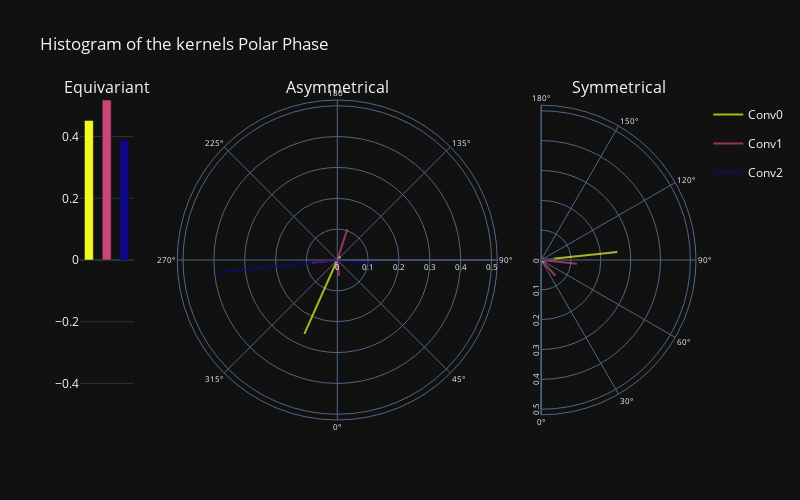

This figure's notebook cell:
### Code cell
SP1.plot_phases(normalize=True)

### Figure 1 — Plotly figure (JSON) as saved in the notebook; plotly's stock layout.template omitted (floating-point values rounded to 4 significant figures)
{"data": [{"marker": {"color": ["#f0f921", "#ca4679", "#0d0887"]}, "showlegend": false, "type": "bar", "width": 0.5, "x": ["Conv0", "Conv1", "Conv2"], "xaxis": "x", "y": [0.4526, 0.5186, 0.3879], "yaxis": "y"}, {"legendgroup": "Conv0", "line": {"color": "#f0f921"}, "mode": "lines", "name": "Conv0", "opacity": 0.7, "r": [0, 0, 0, 0, 0, 0, 0, 0, 0, 0, 0, 0, 0, 0, 0, 0, 0, 0, 0, 0, 0, 0, 0, 0.01481, 0, 0, 0, 0, 0, 0, 0, 0, 0, 0, 0, 0, 0, 0, 0, 0, 0, 0, 0, 0, 0, 0, 0, 0, 0, 0, 0, 0, 0, 0, 0, 0, 0.2622, 0, 0, 0], "showlegend": true, "subplot": "polar", "theta": [0, 6, 12, 18, 24, 30, 36, 42, 48, 54, 60, 66, 72, 78, 84, 90, 96, 102, 108, 114, 120, 126, 132, 138, 144, 150, 156, 162, 168, 174, 180, 186, 192, 198, 204, 210, 216, 222, 228, 234, 240, 246, 252, 258, 264, 270, 276, 282, 288, 294, 300, 306, 312, 318, 324, 330, 336, 342, 348, 354], "type": "scatterpolar"}, {"legendgroup": "Conv0", "line": {"color": "#f0f921"}, "mode": "lines", "name": "Conv0", "opacity": 0.7, "r": [0, 0, 0, 0, 0, 0, 0, 0, 0.01389, 0, 0, 0, 0, 0, 0, 0, 0.2566, 0, 0, 0, 0, 0, 0, 0, 0, 0, 0, 0, 0, 0], "showlegend": false, "subplot": "polar2", "theta": [0, 6, 12, 18, 24, 30, 36, 42, 48, 54, 60, 66, 72, 78, 84, 90, 96, 102, 108, 114, 120, 126, 132, 138, 144, 150, 156, 162, 168, 174], "type": "scatterpolar"}, {"legendgroup": "Conv1", "line": {"color": "#ca4679"}, "mode": "lines", "name": "Conv1", "opacity": 0.7, "r": [0, 0.05222, 0, 0, 0, 0, 0, 0, 0, 0, 0, 0, 0, 0, 0, 0, 0, 0, 0, 0, 0, 0, 0, 0, 0, 0, 0, 0.1052, 0, 0, 0, 0, 0, 0, 0, 0, 0, 0, 0, 0, 0, 0, 0, 0, 0, 0, 0.08303, 0, 0, 0, 0, 0, 0, 0, 0, 0, 0, 0, 0, 0.03048], "showlegend": true, "subplot": "polar", "theta": [0, 6, 12, 18, 24, 30, 36, 42, 48, 54, 60, 66, 72, 78, 84, 90, 96, 102, 108, 114, 120, 126, 132, 138, 144, 150, 156, 162, 168, 174, 180, 186, 192, 198, 204, 210, 216, 222, 228, 234, 240, 246, 252, 258, 264, 270, 276, 282, 288, 294, 300, 306, 312, 318, 324, 330, 336, 342, 348, 354], "type": "scatterpolar"}, {"legendgroup": "Conv1", "line": {"color": "#ca4679"}, "mode": "lines", "name": "Conv1", "opacity": 0.7, "r": [0, 0, 0, 0, 0, 0, 0, 0.07099, 0, 0, 0, 0, 0, 0, 0.1202, 0, 0, 0, 0, 0, 0, 0.009157, 0, 0, 0, 0.01002, 0, 0, 0, 0], "showlegend": false, "subplot": "polar2", "theta": [0, 6, 12, 18, 24, 30, 36, 42, 48, 54, 60, 66, 72, 78, 84, 90, 96, 102, 108, 114, 120, 126, 132, 138, 144, 150, 156, 162, 168, 174], "type": "scatterpolar"}, {"legendgroup": "Conv2", "line": {"color": "#0d0887"}, "mode": "lines", "name": "Conv2", "opacity": 0.7, "r": [0, 0, 0, 0, 0, 0, 0, 0, 0, 0.009939, 0, 0, 0, 0, 0.1432, 0, 0, 0.01727, 0, 0, 0, 0, 0, 0, 0, 0, 0, 0, 0, 0, 0, 0, 0, 0, 0, 0, 0, 0, 0, 0, 0, 0, 0, 0, 0, 0, 0.3876, 0, 0, 0, 0, 0, 0, 0, 0, 0, 0, 0, 0, 0], "showlegend": true, "subplot": "polar", "theta": [0, 6, 12, 18, 24, 30, 36, 42, 48, 54, 60, 66, 72, 78, 84, 90, 96, 102, 108, 114, 120, 126, 132, 138, 144, 150, 156, 162, 168, 174, 180, 186, 192, 198, 204, 210, 216, 222, 228, 234, 240, 246, 252, 258, 264, 270, 276, 282, 288, 294, 300, 306, 312, 318, 324, 330, 336, 342, 348, 354], "type": "scatterpolar"}, {"legendgroup": "Conv2", "line": {"color": "#0d0887"}, "mode": "lines", "name": "Conv2", "opacity": 0.7, "r": [0, 0, 0, 0, 0, 0.004254, 0, 0, 0, 0, 0, 0, 0, 0, 0, 0, 0.04461, 0, 0.004676, 0.0005163, 0, 0, 0, 0, 0, 0, 0, 0, 0, 0], "showlegend": false, "subplot": "polar2", "theta": [0, 6, 12, 18, 24, 30, 36, 42, 48, 54, 60, 66, 72, 78, 84, 90, 96, 102, 108, 114, 120, 126, 132, 138, 144, 150, 156, 162, 168, 174], "type": "scatterpolar"}], "layout": {"annotations": [{"font": {"size": 16}, "showarrow": false, "text": "Equivariant", "x": 0.04333, "xanchor": "center", "xref": "paper", "y": 1, "yanchor": "bottom", "yref": "paper"}, {"font": {"size": 16}, "showarrow": false, "text": "Asymmetrical", "x": 0.4177, "xanchor": "center", "xref": "paper", "y": 1, "yanchor": "bottom", "yref": "paper"}, {"font": {"size": 16}, "showarrow": false, "text": "Symmetrical", "x": 0.8743, "xanchor": "center", "xref": "paper", "y": 1, "yanchor": "bottom", "yref": "paper"}], "autosize": false, "height": 500, "polar": {"angularaxis": {"rotation": -90, "tickfont": {"size": 8}, "type": "linear"}, "domain": {"x": [0.1533, 0.682], "y": [0, 1]}, "radialaxis": {"autorange": false, "range": [0, 0.5186], "tickfont": {"size": 8}, "type": "linear"}}, "polar2": {"angularaxis": {"rotation": -90, "tickfont": {"size": 8}, "type": "linear"}, "domain": {"x": [0.7487, 1.0], "y": [0, 1]}, "radialaxis": {"autorange": false, "range": [0, 0.5186], "tickfont": {"size": 8}, "type": "linear"}, "sector": [-90, 90]}, "title": {"text": "Histogram of the kernels Polar Phase"}, "width": 800, "xaxis": {"anchor": "y", "autorange": true, "domain": [0, 0.08667], "range": [-0.5, 2.5], "showticklabels": false, "type": "category", "visible": false}, "yaxis": {"anchor": "x", "domain": [0, 1], "range": [-0.5186, 0.5186], "type": "linear"}}}
